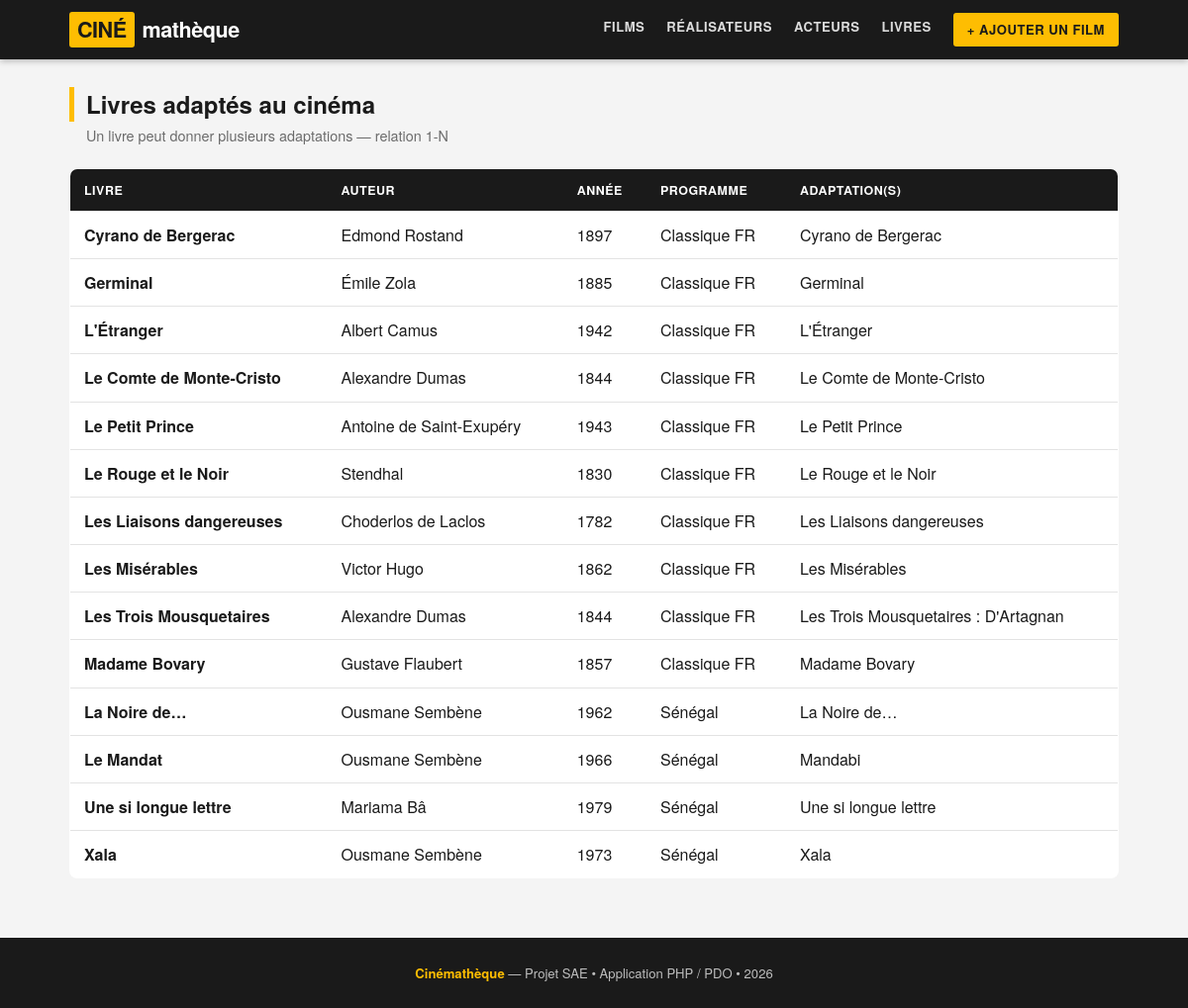
The app's page /livres.php with its own data.
### tables this page shows
CREATE TABLE livres (
    id        INT AUTO_INCREMENT PRIMARY KEY,
    titre     VARCHAR(150) NOT NULL,
    auteur    VARCHAR(120) NOT NULL,
    annee     SMALLINT     DEFAULT NULL,         
    programme VARCHAR(40)  DEFAULT NULL          
);

### livres.php (the view, shortened to what this page needs)
<?php
require "db.php";
$sql = "
    SELECT  l.id, l.titre, l.auteur, l.annee, l.programme,
            COUNT(f.id) AS nb_films,
            GROUP_CONCAT(f.titre ORDER BY f.annee SEPARATOR ', ') AS films
    FROM livres l
    LEFT JOIN films f ON f.id_livre = l.id
    GROUP BY l.id
    ORDER BY l.programme, l.titre
";
$livres = $pdo->query($sql)->fetchAll();
require "includes/header.php";
?>
<h1 class="page-title">Livres adaptés au cinéma</h1>
<p class="page-sub">Un livre peut donner plusieurs adaptations — relation 1-N</p>
<table>
    <tr>
        <th>Livre</th>
        <th>Auteur</th>
        <th>Année</th>
        <th>Programme</th>
        <th>Adaptation(s)</th>
    </tr>
    <?php foreach ($livres as $l): ?>
        <tr>
            <td><strong><?= htmlspecialchars($l['titre']) ?></strong></td>
            <td><?= htmlspecialchars($l['auteur']) ?></td>
            <td><?= (int)$l['annee'] ?></td>
            <td><?= htmlspecialchars($l['programme'] ?? '—') ?></td>
            <td><?= htmlspecialchars($l['films'] ?? '—') ?></td>
        </tr>
    <?php endforeach; ?>
</table>
<?php require "includes/footer.php"; ?>

### assets/style.css (style rules this page uses)
:root { --jaune: #febd02; --noir: #1a1a1a; --gris: #6b6b6b; --gris-cl: #efefef; --bord: #e3e3e3; --bg: #f4f4f4; }
* { box-sizing:border-box; margin:0; padding:0; }
body { font-family: "Helvetica Neue", Arial, "Segoe UI", sans-serif; background: var(--bg); color: var(--noir); line-height:1.45; }
.page-title { font-size:1.5rem; font-weight:800; margin-bottom:4px; border-left:5px solid var(--jaune); padding-left:12px; }
.page-sub { color:var(--gris); font-size:.9rem; margin:0 0 22px 17px; }
table { width:100%; border-collapse:collapse; background:#fff; border:1px solid var(--bord); border-radius:8px; overflow:hidden; }
th, td { text-align:left; padding:12px 14px; border-bottom:1px solid var(--bord); }
th { background:var(--noir); color:#fff; font-size:.78rem; text-transform:uppercase; letter-spacing:.5px; }
tr:last-child td { border-bottom:none; }

### records on screen
livres: titre "Cyrano de Bergerac", auteur "Edmond Rostand", annee "1897", programme "Classique FR", films "Cyrano de Bergerac"
livres: titre "Germinal", auteur "Émile Zola", annee "1885", programme "Classique FR", films "Germinal"
livres: titre "L'Étranger", auteur "Albert Camus", annee "1942", programme "Classique FR", films "L'Étranger"
livres: titre "Le Comte de Monte-Cristo", auteur "Alexandre Dumas", annee "1844", programme "Classique FR", films "Le Comte de Monte-Cristo"
livres: titre "Le Petit Prince", auteur "Antoine de Saint-Exupéry", annee "1943", programme "Classique FR", films "Le Petit Prince"
livres: titre "Le Rouge et le Noir", auteur "Stendhal", annee "1830", programme "Classique FR", films "Le Rouge et le Noir"
livres: titre "Les Liaisons dangereuses", auteur "Choderlos de Laclos", annee "1782", programme "Classique FR", films "Les Liaisons dangereuses"
livres: titre "Les Misérables", auteur "Victor Hugo", annee "1862", programme "Classique FR", films "Les Misérables"
livres: titre "Les Trois Mousquetaires", auteur "Alexandre Dumas", annee "1844", programme "Classique FR", films "Les Trois Mousquetaires : D'Artagnan"
livres: titre "Madame Bovary", auteur "Gustave Flaubert", annee "1857", programme "Classique FR", films "Madame Bovary"
livres: titre "La Noire de…", auteur "Ousmane Sembène", annee "1962", programme "Sénégal", films "La Noire de…"
livres: titre "Le Mandat", auteur "Ousmane Sembène", annee "1966", programme "Sénégal", films "Mandabi"
livres: titre "Une si longue lettre", auteur "Mariama Bâ", annee "1979", programme "Sénégal", films "Une si longue lettre"
livres: titre "Xala", auteur "Ousmane Sembène", annee "1973", programme "Sénégal", films "Xala"
